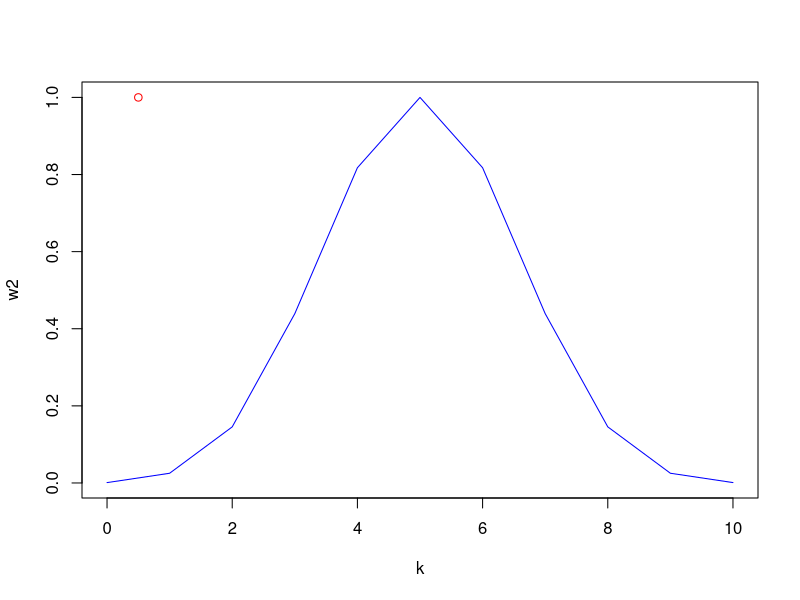

Source code (R):
p <- seq(0, 1, length = 1000)

k <- c(0:10)
n <- 10

w2 <- (1/2)^n/((k/n)^k*((1-k/n)^(n-k)))

plot(k, w2, type='l', col='blue')
lines(1/2, 1, col='red', type='p')

n <- 10
c <- 2
print(paste("opgave d:", pbinom(n/2-c-1, size = n, p=1/2) + 1-pbinom(n/2+c, size=n, p=1/2)))
c <- 10
n <- 100
print(paste("opgave e exact:", pbinom(n/2-c-1, size = n, p=1/2) + 1-pbinom(n/2+c, size=n, p=1/2)))

print(paste("opgave d normaal benaderd:", 2*pnorm(-2, 0, 1)))
print(paste("opgave d normaal benaderd poging 2:", 2*pnorm(40, 50, 5)))


